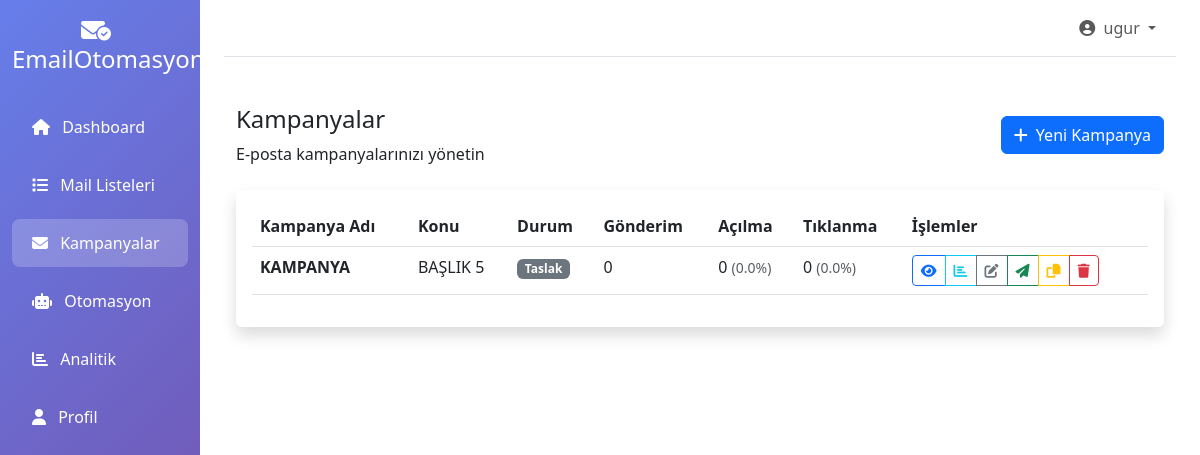
/dashboard/campaigns/ (signed in), run on an earlier commit of the app's database.
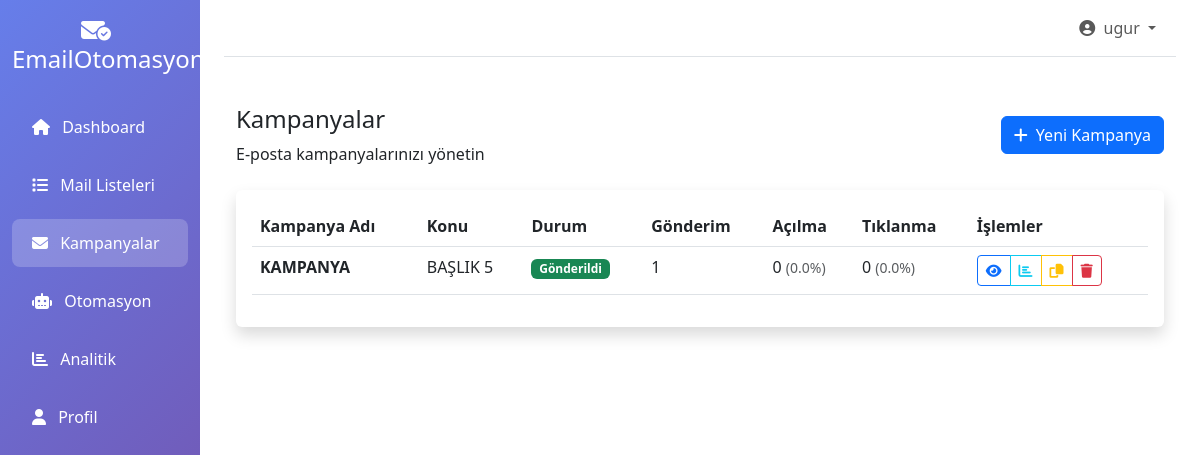
And on a later commit of the database.
### otomasyon/models.py (models this page shows, shortened)
class BaseModel(models.Model):
    id = models.UUIDField(primary_key=True, default=uuid.uuid4, editable=False)
    created_at = models.DateTimeField(auto_now_add=True)
    updated_at = models.DateTimeField(auto_now=True)
    class Meta:
        abstract = True

class Campaign(BaseModel):
    STATUS_CHOICES = (
        ('draft', 'Taslak'),
        ('scheduled', 'Planlandı'),
        ('sending', 'Gönderiliyor'),
        ('sent', 'Gönderildi'),
        ('paused', 'Durduruldu'),
        ('failed', 'Başarısız'),
    )
    user = models.ForeignKey(User, on_delete=models.CASCADE, related_name='campaigns')
    name = models.CharField(max_length=200, verbose_name="Kampanya Adı")
    subject = models.CharField(max_length=200, verbose_name="Konu")
    preheader = models.CharField(max_length=100, blank=True, verbose_name="Ön Başlık")
    content = models.TextField(verbose_name="İçerik")
    html_content = models.TextField(blank=True, verbose_name="HTML İçerik")
    template = models.ForeignKey(
        EmailTemplate,
        on_delete=models.SET_NULL,
        null=True,
        blank=True,
        verbose_name="Şablon"
    )
    mail_lists = models.ManyToManyField(MailList, verbose_name="Hedef Listeler")
    segments = models.JSONField(default=list, blank=True, verbose_name="Segmentler")
    status = models.CharField(
        max_length=20,
        choices=STATUS_CHOICES,
        default='draft',
        verbose_name="Durum"
    )
    scheduled_time = models.DateTimeField(null=True, blank=True, verbose_name="Planlanan Zaman")
    sent_at = models.DateTimeField(null=True, blank=True, verbose_name="Gönderim Zamanı")
    is_ab_test = models.BooleanField(default=False, verbose_name="A/B Test")
    ab_test_subject = models.CharField(max_length=200, blank=True, verbose_name="A/B Test Konusu")
    ab_test_percentage = models.IntegerField(default=50, verbose_name="A/B Test Yüzdesi")
    total_sent = models.IntegerField(default=0, verbose_name="Toplam Gönderim")
    delivered = models.IntegerField(default=0, verbose_name="Teslim Edilen")
    opens = models.IntegerField(default=0, verbose_name="Açılma")
    unique_opens = models.IntegerField(default=0, verbose_name="Benzersiz Açılma")
    clicks = models.IntegerField(default=0, verbose_name="Tıklanma")
    unique_clicks = models.IntegerField(default=0, verbose_name="Benzersiz Tıklanma")
    bounces = models.IntegerField(default=0, verbose_name="Geri Dönenler")
    complaints = models.IntegerField(default=0, verbose_name="Şikayetler")
    unsubscribes = models.IntegerField(default=0, verbose_name="Abonelikten Çıkanlar")
    class Meta:
        verbose_name = "Kampanya"
        verbose_name_plural = "Kampanyalar"
        ordering = ['-created_at']
        indexes = [
            models.Index(fields=['status']),
            models.Index(fields=['scheduled_time']),
        ]
    def get_open_rate(self):
        if self.total_sent > 0:
            return (self.unique_opens / self.total_sent) * 100
        return 0
    def get_click_rate(self):
        if self.total_sent > 0:
            return (self.unique_clicks / self.total_sent) * 100
        return 0

### otomasyon/views.py (the view)
# urls.py: path('dashboard/campaigns/', views.campaigns, name='campaigns'),
@login_required
def campaigns(request):
    campaigns_list = Campaign.objects.filter(user=request.user).order_by('-created_at')
    paginator = Paginator(campaigns_list, 10)
    page_number = request.GET.get('page')
    page_obj = paginator.get_page(page_number)
    return render(request, 'dashboard/campaigns.html', {'page_obj': page_obj})

### otomasyon/context_processors.py (called while the page is built)
def global_settings(request):
    return {
        'SITE_NAME': 'EmailOtomasyon',
        'SITE_URL': 'http://localhost:8000',
        'SUPPORT_EMAIL': 'destek@emailotomasyon.com',
        'COMPANY_NAME': 'EmailOtomasyon Ltd.',
    }

### templates/dashboard/campaigns.html (shortened to what this page needs)
{% extends 'base.html' %}
{% load static %}
{% block content %}
<div class="d-flex justify-content-between flex-wrap flex-md-nowrap align-items-center py-4">
    <div class="d-block mb-4 mb-md-0">
        <h2 class="h4">Kampanyalar</h2>
        <p class="mb-0">E-posta kampanyalarınızı yönetin</p>
    </div>
    <div class="btn-toolbar mb-2 mb-md-0">
        <a href="{% url 'create_campaign' %}" class="btn btn-primary">
            <i class="fas fa-plus me-2"></i>Yeni Kampanya
        </a>
    </div>
</div>
<div class="card border-0 shadow">
    <div class="card-body">
        {% if page_obj %}
        <div class="table-responsive">
            <table class="table table-hover">
                <thead>
                    <tr>
                        <th>Kampanya Adı</th>
                        <th>Konu</th>
                        <th>Durum</th>
                        <th>Gönderim</th>
                        <th>Açılma</th>
                        <th>Tıklanma</th>
                        <th>İşlemler</th>
                    </tr>
                </thead>
                <tbody>
                    {% for campaign in page_obj %}
                    <tr>
                        <td>
                            <strong>{{ campaign.name }}</strong>
                        </td>
                        <td>{{ campaign.subject }}</td>
                        <td>
                            <span class="badge bg-{% if campaign.status == 'sent' %}success{% elif campaign.status == 'sending' %}warning{% elif campaign.status == 'failed' %}danger{% else %}secondary{% endif %}">
                                {{ campaign.get_status_display }}
                            </span>
                        </td>
                        <td>{{ campaign.total_sent }}</td>
                        <td>
                            {{ campaign.opens }}
                            <small class="text-muted">({{ campaign.get_open_rate|floatformat:1 }}%)</small>
                        </td>
                        <td>
                            {{ campaign.clicks }}
                            <small class="text-muted">({{ campaign.get_click_rate|floatformat:1 }}%)</small>
                        </td>
                        <td>
                            <div class="btn-group">
                                <a href="{% url 'campaign_detail' campaign.id %}" class="btn btn-sm btn-outline-primary">
                                    <i class="fas fa-eye"></i>
                                </a>
                                <a href="{% url 'campaign_stats' campaign.id %}" class="btn btn-sm btn-outline-info">
                                    <i class="fas fa-chart-bar"></i>
                                </a>
                                {% if campaign.status == 'draft' %}
                                <a href="{% url 'edit_campaign' campaign.id %}" class="btn btn-sm btn-outline-secondary">
                                    <i class="fas fa-edit"></i>
                                </a>
                                <a href="{% url 'send_campaign' campaign.id %}" class="btn btn-sm btn-outline-success">
                                    <i class="fas fa-paper-plane"></i>
                                </a>
                                {% endif %}
                                <a href="{% url 'duplicate_campaign' campaign.id %}" class="btn btn-sm btn-outline-warning">
                                    <i class="fas fa-copy"></i>
                                </a>
                                <a href="{% url 'delete_campaign' campaign.id %}" class="btn btn-sm btn-outline-danger">
                                    <i class="fas fa-trash"></i>
                                </a>
                            </div>
                        </td>
                    </tr>
                    {% endfor %}
                </tbody>
            </table>
        </div>
        {% endif %}
    </div>
</div>
{% endblock %}

What changed in the data, as far as the page shows it:
changed Campaign "KAMPANYA": status "Taslak" → "Gönderildi"; total_sent "0" → "1"
